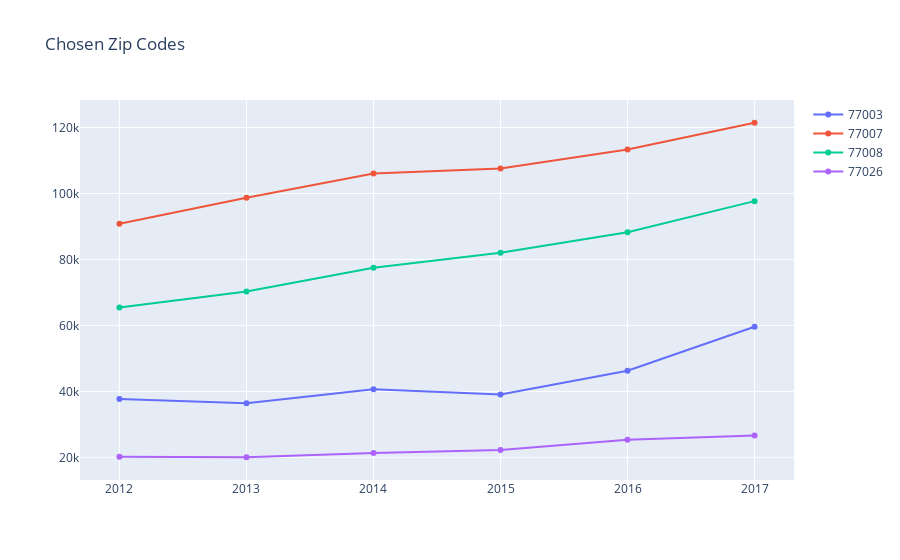

Notebook code for this chart:
### Code cell
### 4 Chosen Zip Codes income trend
fig = go.Figure()
# Create traces
fig.add_trace(go.Scatter(x=df_77003.Year, y=df_77003['Household Income'],name='77003'))
fig.add_trace(go.Scatter(x=df_77007.Year, y=df_77007['Household Income'],name='77007'))
fig.add_trace(go.Scatter(x=df_77008.Year, y=df_77008['Household Income'],name='77008'))
fig.add_trace(go.Scatter(x=df_77026.Year, y=df_77026['Household Income'],name='77026'))

fig.update_layout(title_text="Chosen Zip Codes")

fig.show()

### Figure 1 — Plotly figure (JSON) as saved in the notebook; plotly's stock layout.template omitted (floating-point values rounded to 4 significant figures)
{"data": [{"name": "77003", "type": "scatter", "x": [2012, 2013, 2014, 2015, 2016, 2017], "y": [37664, 36412, 40647, 39039, 46267, 59575]}, {"name": "77007", "type": "scatter", "x": [2012, 2013, 2014, 2015, 2016, 2017], "y": [90860, 98725, 106044, 107580, 113361, 121458]}, {"name": "77008", "type": "scatter", "x": [2012, 2013, 2014, 2015, 2016, 2017], "y": [65457, 70293, 77512, 82058, 88248, 97690]}, {"name": "77026", "type": "scatter", "x": [2012, 2013, 2014, 2015, 2016, 2017], "y": [20200, 20024, 21335, 22242, 25354, 26644]}], "layout": {"title": {"text": "Chosen Zip Codes"}}}
